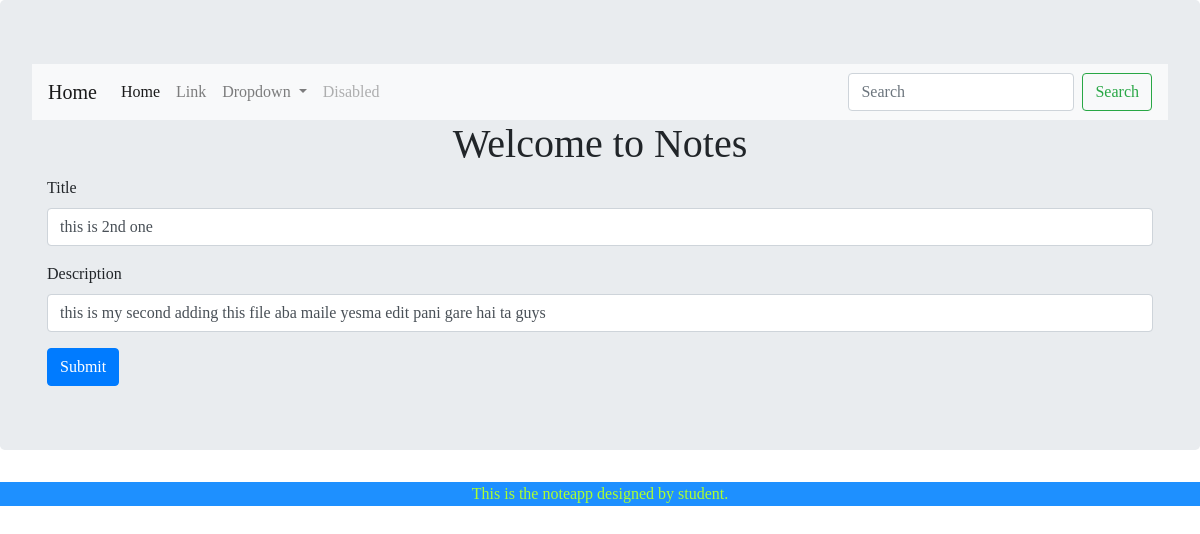
The page /edit/3 on the database its author committed.
### noteapp/models.py (models this page shows, shortened)
class Note(models.Model):
    title = models.CharField(max_length= 100)
    description = models.TextField()

### noteapp/views.py (the view, shortened to what this page needs)
# urls.py: path('edit/<int:note_id>', views.edit , name='edit'),
def edit(request,note_id):
    note = Note.objects.get(id=note_id)
    if request.method == 'GET':
        return render(request, 'edit.html', context={'note':note})

### templates/edit.html (shortened to what this page needs)
{% extends 'base.html' %}
{% block content %}
<h1 style="text-align: center;">Welcome to Notes</h1>
<div class="container">
    <form method="post">
        <div class="form-group">
          <label for="title">Title</label>
          <input type="text" value="{{note.title}}" name='title' class="form-control" id="title" placeholder="Enter title">
        </div>
        <div class="form-group">
          <label for="description">Description</label>
          <input type="text" value="{{note.description}}" name='description' class="form-control" id="description" placeholder="Enter Description">
        </div>
        <button type="submit" class="btn btn-primary">Submit</button>
      </form>
</div>
{% endblock content %}

### static/css/style.css (style rules this page uses)
body { font-family: 'Poppins'; }

### rows shown on the page
Note: title "this is 2nd one", description "this is my second adding this file aba maile yesma edit pani gare hai ta guys"
